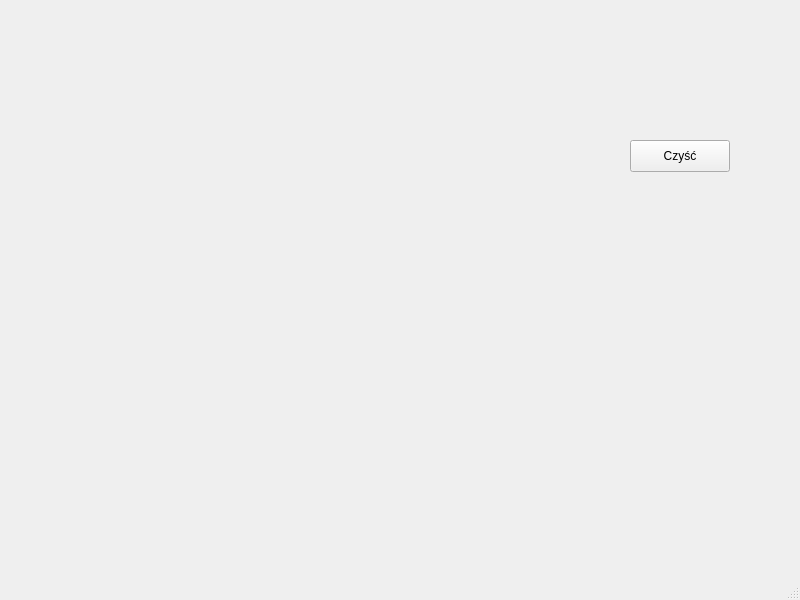
<?xml version="1.0" encoding="UTF-8"?>
<ui version="4.0">
 <class>MainWindow</class>
 <widget class="QMainWindow" name="MainWindow">
  <property name="geometry">
   <rect>
    <x>0</x>
    <y>0</y>
    <width>800</width>
    <height>600</height>
   </rect>
  </property>
  <property name="windowTitle">
   <string>Krzywa</string>
  </property>
  <widget class="QWidget" name="centralwidget">
   <widget class="Ekran" name="ekran" native="true">
    <property name="geometry">
     <rect>
      <x>10</x>
      <y>0</y>
      <width>541</width>
      <height>531</height>
     </rect>
    </property>
   </widget>
   <widget class="QPushButton" name="b_czysc">
    <property name="geometry">
     <rect>
      <x>630</x>
      <y>140</y>
      <width>100</width>
      <height>32</height>
     </rect>
    </property>
    <property name="text">
     <string>Czyść</string>
    </property>
   </widget>
  </widget>
  <widget class="QMenuBar" name="menubar">
   <property name="geometry">
    <rect>
     <x>0</x>
     <y>0</y>
     <width>800</width>
     <height>24</height>
    </rect>
   </property>
  </widget>
  <widget class="QStatusBar" name="statusbar"/>
 </widget>
 <customwidgets>
  <customwidget>
   <class>Ekran</class>
   <extends>QWidget</extends>
   <header location="global">ekran.h</header>
   <container>1</container>
  </customwidget>
 </customwidgets>
 <resources/>
 <connections/>
</ui>
